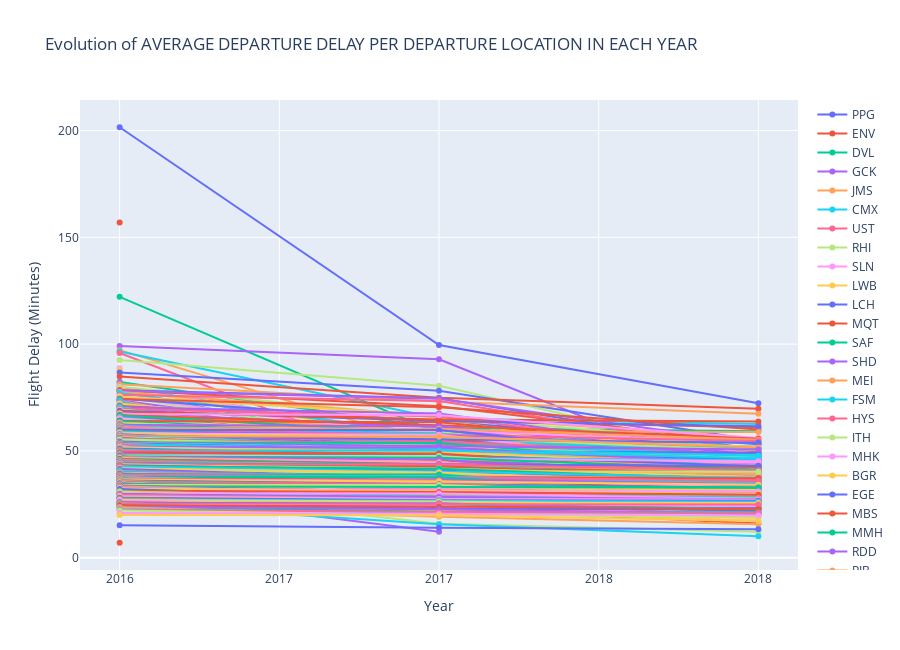

The notebook cell saved with this chart:
### Code cell
traces = []
changePerCarrierMap = dict()
years = []

for i in range(len(averageDelayPerDepartureLocationEachYear.toPandas()['Year'])):
    if not averageDelayPerDepartureLocationEachYear.toPandas()['Year'][i] in years:
        years.append(averageDelayPerDepartureLocationEachYear.toPandas()['Year'][i])

years.sort()
        
for i in range(len(averageDelayPerDepartureLocationEachYear.toPandas()['ORIGIN'])):
    if not averageDelayPerDepartureLocationEachYear.toPandas()['ORIGIN'][i] in changePerCarrierMap:
        changePerCarrierMap[averageDelayPerDepartureLocationEachYear.toPandas()['ORIGIN'][i]] = []
        
    changePerCarrierMap[averageDelayPerDepartureLocationEachYear.toPandas()['ORIGIN'][i]].append(averageDelayPerDepartureLocationEachYear.toPandas()['AverageDelayPerOrigin'][i])
    
for key in changePerCarrierMap:
    traces.append(go.Scatter(
        y = changePerCarrierMap[key],
        x = years,
        mode = 'lines+markers',
        name = key))
                  
layout = dict(title = 'Evolution of AVERAGE DEPARTURE DELAY PER DEPARTURE LOCATION IN EACH YEAR',
              xaxis= dict(title= 'Year',zeroline= False,tickformat='d'),
              yaxis= dict(title= 'Flight Delay (Minutes)',tickformat='d'),
              height= 650,
              width= 900
             )

fig = dict(data = traces, layout = layout)

pyo.iplot(fig)
